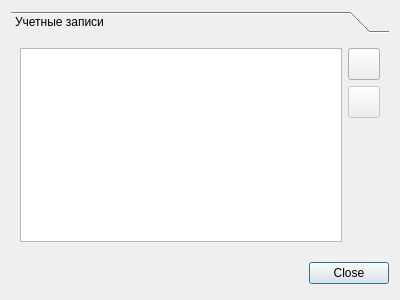
<?xml version="1.0" encoding="UTF-8"?>
<ui version="4.0">
 <class>DialogSettings</class>
 <widget class="QDialog" name="DialogSettings">
  <property name="geometry">
   <rect>
    <x>0</x>
    <y>0</y>
    <width>400</width>
    <height>300</height>
   </rect>
  </property>
  <property name="windowTitle">
   <string>Настройки</string>
  </property>
  <layout class="QVBoxLayout" name="verticalLayout">
   <item>
    <widget class="QToolBox" name="toolBox">
     <property name="currentIndex">
      <number>0</number>
     </property>
     <widget class="QWidget" name="settingsAccounts">
      <property name="geometry">
       <rect>
        <x>0</x>
        <y>0</y>
        <width>382</width>
        <height>214</height>
       </rect>
      </property>
      <attribute name="icon">
       <iconset theme="system-users">
        <normaloff>.</normaloff>.</iconset>
      </attribute>
      <attribute name="label">
       <string>Учетные записи</string>
      </attribute>
      <layout class="QHBoxLayout" name="horizontalLayout">
       <item>
        <widget class="QListWidget" name="listAccounts">
         <property name="iconSize">
          <size>
           <width>32</width>
           <height>32</height>
          </size>
         </property>
         <property name="spacing">
          <number>5</number>
         </property>
         <property name="uniformItemSizes">
          <bool>true</bool>
         </property>
        </widget>
       </item>
       <item>
        <layout class="QVBoxLayout" name="verticalLayout_2">
         <item>
          <widget class="QToolButton" name="buttonAccountAdd">
           <property name="minimumSize">
            <size>
             <width>32</width>
             <height>32</height>
            </size>
           </property>
           <property name="toolTip">
            <string>Добавить учетную запись</string>
           </property>
           <property name="icon">
            <iconset theme="list-add">
             <normaloff>.</normaloff>.</iconset>
           </property>
           <property name="iconSize">
            <size>
             <width>16</width>
             <height>16</height>
            </size>
           </property>
          </widget>
         </item>
         <item>
          <widget class="QToolButton" name="buttonAccountRemove">
           <property name="enabled">
            <bool>false</bool>
           </property>
           <property name="minimumSize">
            <size>
             <width>32</width>
             <height>32</height>
            </size>
           </property>
           <property name="toolTip">
            <string>Удалить учетную запись</string>
           </property>
           <property name="icon">
            <iconset theme="list-remove">
             <normaloff>.</normaloff>.</iconset>
           </property>
           <property name="iconSize">
            <size>
             <width>16</width>
             <height>16</height>
            </size>
           </property>
          </widget>
         </item>
         <item>
          <spacer name="verticalSpacer">
           <property name="orientation">
            <enum>Qt::Vertical</enum>
           </property>
           <property name="sizeHint" stdset="0">
            <size>
             <width>20</width>
             <height>40</height>
            </size>
           </property>
          </spacer>
         </item>
        </layout>
       </item>
      </layout>
     </widget>
    </widget>
   </item>
   <item>
    <widget class="QDialogButtonBox" name="buttonBox">
     <property name="minimumSize">
      <size>
       <width>32</width>
       <height>32</height>
      </size>
     </property>
     <property name="orientation">
      <enum>Qt::Horizontal</enum>
     </property>
     <property name="standardButtons">
      <set>QDialogButtonBox::Close</set>
     </property>
    </widget>
   </item>
  </layout>
 </widget>
 <resources/>
 <connections>
  <connection>
   <sender>buttonBox</sender>
   <signal>accepted()</signal>
   <receiver>DialogSettings</receiver>
   <slot>accept()</slot>
   <hints>
    <hint type="sourcelabel">
     <x>227</x>
     <y>279</y>
    </hint>
    <hint type="destinationlabel">
     <x>157</x>
     <y>274</y>
    </hint>
   </hints>
  </connection>
  <connection>
   <sender>buttonBox</sender>
   <signal>rejected()</signal>
   <receiver>DialogSettings</receiver>
   <slot>reject()</slot>
   <hints>
    <hint type="sourcelabel">
     <x>295</x>
     <y>285</y>
    </hint>
    <hint type="destinationlabel">
     <x>286</x>
     <y>274</y>
    </hint>
   </hints>
  </connection>
 </connections>
</ui>
